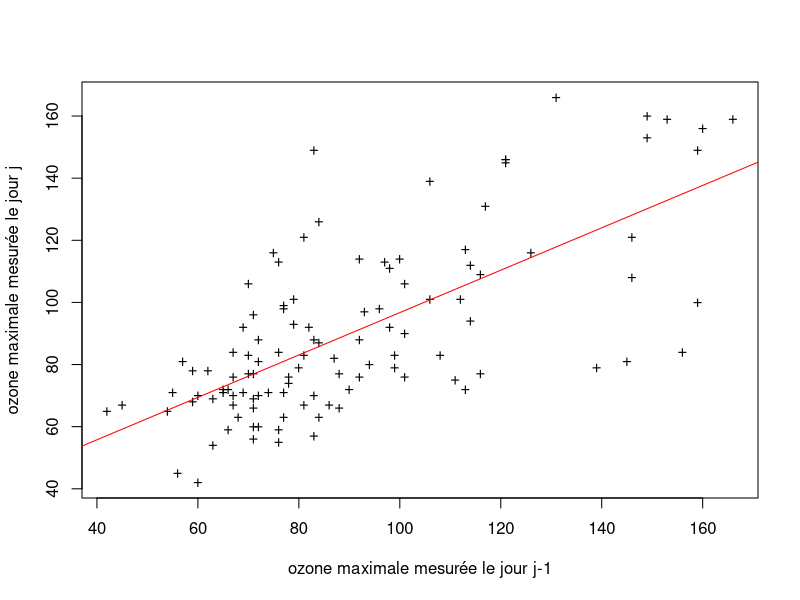
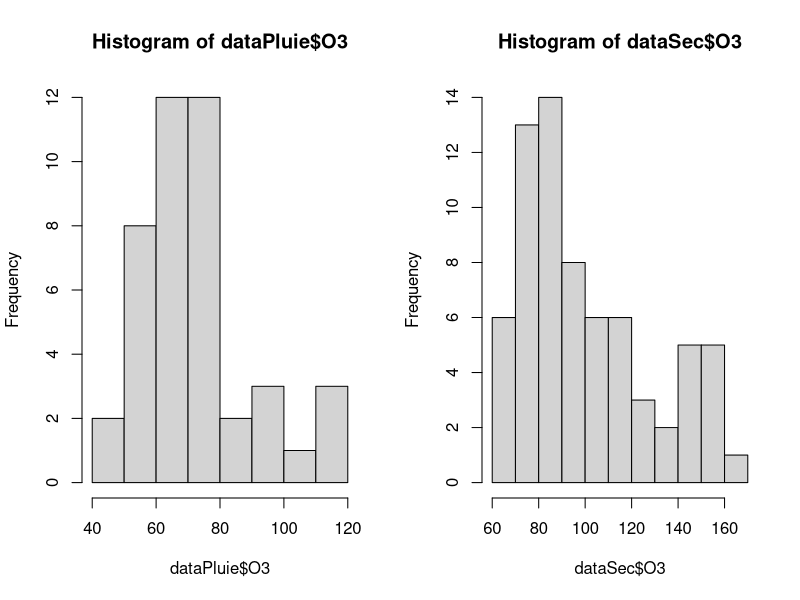
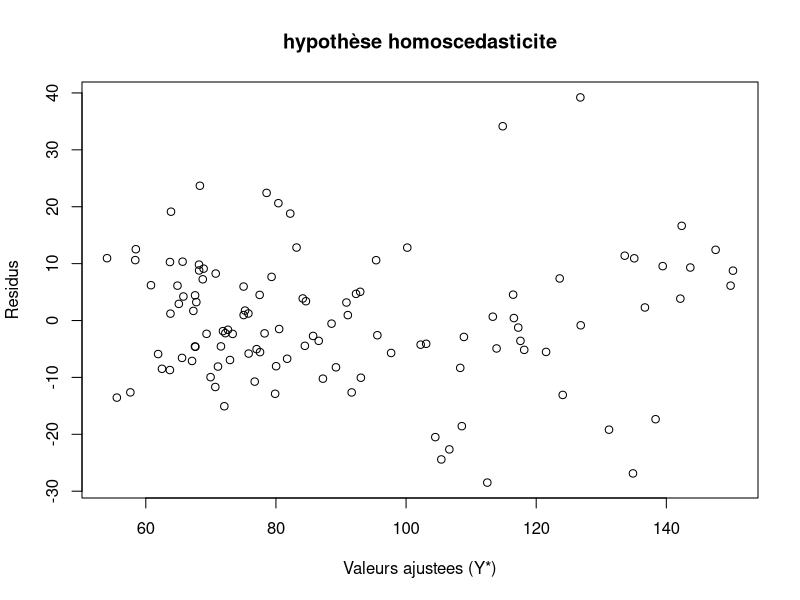
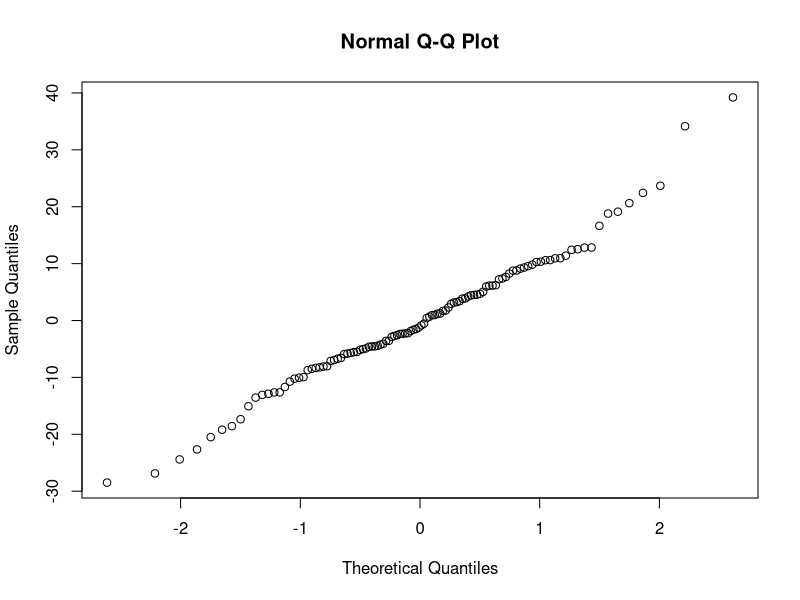
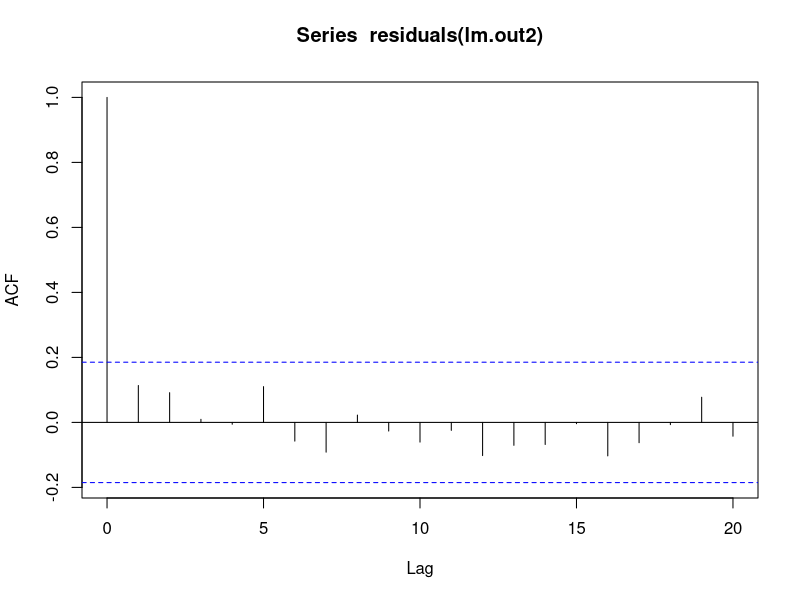
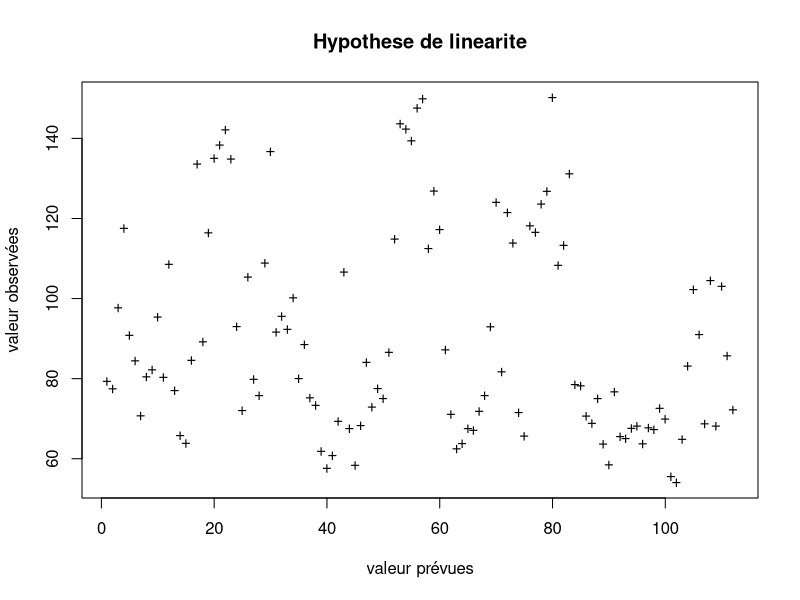
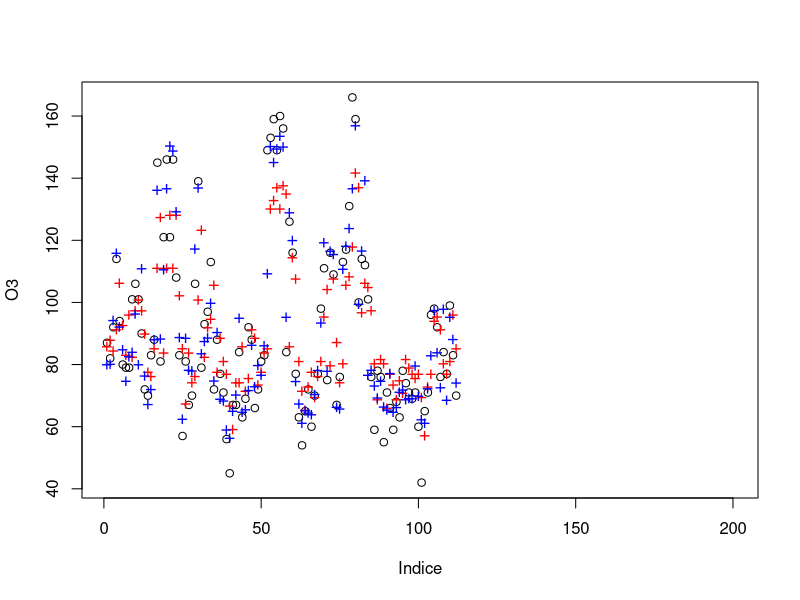
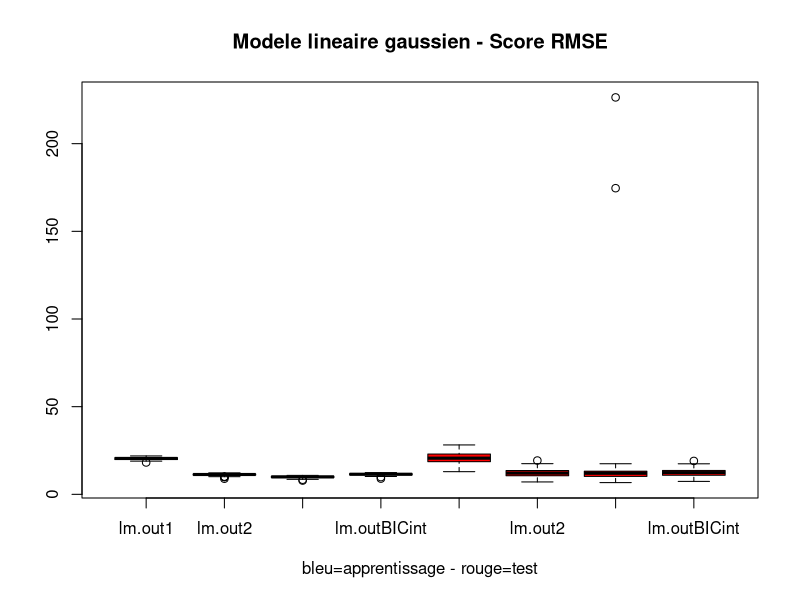

These charts were generated, in order, by the following R code:

# 1 - Chargement librairies et donnees

data=read.table(file="Data.txt",header=TRUE)

names(data)
summary(data)
dim(data)


data$DD <- as.factor(data$DD)
data$RR <- as.factor(data$RR)
summary(data)

# 2 Régréssion simple 


lm.out1 <- lm(O3~O3v,data)
summary(lm.out1)

# nuage de points correspondant 


x11()
plot(data$O3v,data$O3,xlab="ozone maximale mesurée le jour j-1",ylab="ozone maximale mesurée le jour j",pch='+')
abline(lm.out1, col="red")

# Analyse des performances du modèle

# sur ce modèle on observe que la regression linéaire passe au centre des
# valeurs moyennes mais que beaucoup de valeurs sont très éloignées de la droite surtout les valeurs pour lesquelles l'ozone maximale mesurée le jour j-1 est grande (à partir de 100 ou 120 )
#le modèle  ne parait donc pas linéaire, le modèle n'est pas adapté à ces données 


# les prédicteurs sont significatifs (puisque la p_value < 0.05)

# le modèle n'est tout de meme pas mal puisqu'il permet d'expliquer 46/100 de variance du prédictand 
# mais p etre enrichie aves de nouveaux préditeurs




# 3 modèle sans interaction 

# comportement de la variable 03

dataPluie <- subset(data, RR=="Pluie")
dataSec <- subset(data, RR=="Sec")

t.test(dataPluie$O3,dataSec$O3,var.equal=T)


# les moyennes sont significativement différentes pour ces deux jeux de données 
# avec les valeurs de 73.39 pour RR "Pluie" et 
# 100.84 pour RR "Sec"

x11()
par(mfrow=c(1,2))
hist(dataPluie$O3)
hist(dataSec$O3)

# l'histogramme  O3 
# on peut observer qu'on trouve en  des valeurs de O3 plus élevées pour les  modalités de RR "Pluie" et "Sec" 
# entre 45 et 80 pour "Pluie" et entre 55 et 100 pour "Sec". les valeurs sont plus denses dans ces zones

# Modèle exploitant les 6 prédicteurs  disponibles 

lm.out2=lm(O3~O3v+T+N+FF+DD+RR, data)
summary(lm.out2)

# IMPACT DE N sur le prédictand 

# il a un effet significatif sur le prédictand car sa p-value < 0.05 
# il est donc non nul et égal à -2.20773 
# de ce fait il entraine une dimunition de O3 

# INTERPRATATION DES RESULTATS RELATIFS AU FACTEUR DD 

# Pour le facteur DD, le modèle prend ici prends comme valeur de référence la valeur Est, l'expression
# de la donnée associée à DD correspond donc à l'influence des  modalités Nord , Ouest , Sud sur le prédictand 
# par rapport à la modalité Est (effet différentiel D'avec la modalité de référence) . La p-value est  << 0.05 pour les modalités Nord et Sud , donc la différence d'avec la modalité Est 
# a de l'importance pour le modèle , ces parametres pour ce predicteur doivent  rester non nul (DDNord , DDSud) et on les donnent les valeurs 
#  -13.92927 et  14.45585 respectivement. On peut donc dire que la modalalité Nord fait diminuer O3 et la modalité Sud fait augmenter 03. 
# Quant à la modalité Ouest son effet différentiel d'avec la modalité Est de référenre est jugée
# non significative. Donc on peut là  considérer comme égale à cette modalité. Elle n'a pas d'influence sur le prédictand.  



# Hypothèses du cardre théorique du modèle linéaire gaussien 


x11()
plot(fitted(lm.out2),residuals(lm.out2),main="hypothèse homoscedasticite",xlab="Valeurs ajustees (Y*)",ylab="Residus")
# pour l'hypothèse d'homoscédasticité on observe ici que les valeurs ne sont pas vraiment regroupées autours de mêmes
# droites, et qu'elles se dispersent. Il faudrait appliquer une modification sur certains prédictants afin que 
# les variances des erreurs soient très proches.
# L'hypothèse d'homoscédasticité n'est donc pas entièrement satisfaite. 

x11()
qqnorm(residuals(lm.out2))
# On observe un graphique linéaire, et des valeurs qui sont en majorité contenues entre les quantiles -1 et 1.
# Les distributions sont donc très proches de normales, on peut donc confirmer l'hypothèse de normalité.

x11()
acf(residuals(lm.out2))
# On cherche à connaitre la corrélation entre les variables, on observe ici que peu de valeurs dépassent de 
# la ligne d'en haut, on peut donc conclure que les variables sont bien indépendantes les unes des autres, ce qui 
# valide l'hypothèse d'indépendance. 

x11() 
plot(fitted(lm.out2),data$quality,xlab="valeur prévues",ylab="valeur observées",pch="+",main="Hypothese de linearite")
# les valeurs sont très dispercées du centre , on a donc peu de linéarité. 


# On peut conserver les prédicteurs dont la p-value est inférieur au niveau alpha = 0.05
# qui sont : O3v, T, N, DD ( puisque on a 2 de ses modalités qui sont significatives)  , RR 
# tous sauf FF donc 



library(MASS)

lm.outBIC=stepAIC(lm.out2)
summary(lm.outBIC)
# Ce modèle propose de garder des  prédicteurs précédents dont la p-value était inférieure
# à 0.05 à savoir : O3v, T , N , DD. Mais pas RR. 
# IL GARDE DONC 4 prédicteurs 
# Multiple R-squared:  0.8358 pour lm.out2 et  Multiple R-squared:  0.8322 pour lm.outBIC,
# Ce modèle explique aussi mieux la variabilité du prédictand et est moins complexe car il  a moins de prédicteurs. 




# 4 -


lm.outBICint <- stepAIC(lm.out2, scope = formula(lm.out2) ~ .^2)

# Afficher le modèle Im.outBICint
summary(lm.outBICint)
# dimension du modèle : 14 
# de plus  la dimension du modèle est grande, ce qui peut mener à du sur-apprentissage des données 
# le modèle est plus complexe car il a plus de prédicteurs (14 ) mais explique tout de meme mieux la variablité du prédictand. (87/100)
# il est meilleur. complexe mais robuste  
# le predicteur DD n'est plus significatif  , O3v , FF est devenu significatif

# 5 - 

x11()
plot(data$O3[1:200], xlab="Indice",ylab="O3")
points(fitted(lm.out1),col="red",pch="+",cex=1.2)

points(fitted(lm.outBICint),col="blue",pch="+",cex=1.2)

# Le modèle lm.outBICint prévoit bien des valeurs de quality dans la moyenne des valeurs observées, 

#le  modèle  lm.outBICint ajuste effectivement mieux les valeurs que le modèle lm.out1 



# 6 - 


# fonction calculant le BIAIS et le RMSE
scores=function(obs,prev) {
  rmse=sqrt(mean((prev-obs)**2))
  biais=mean(prev-obs)
  print("Biais  RMSE") 
  return(round(c(biais,rmse),3))
}


# création de data de test et d'apprentissage
nappr=ceiling(0.8*nrow(data))
ii=sample(1:nrow(data),nappr)
jj=setdiff(1:nrow(data),ii)
datatest=data[jj,]
datapp=data[ii,]  


# transformation des modèles sur les données d'apprentissage
lm.out1=lm(formula(lm.out1),datapp)
lm.out2=lm(formula(lm.out2),datapp)
lm.outBIC=lm(formula(lm.outBIC),datapp)
lm.outBICint=lm(formula(lm.outBICint),datapp) 


scores(datapp$O3,fitted(lm.out1))
# "Biais  RMSE"
#  0.000 20.481
scores(datatest$O3,predict(lm.out2,datatest))
# "Biais  RMSE"
# 0.609  10.925
scores(datapp$O3,fitted(lm.outBIC))
# "Biais  RMSE"
#  0.000 11.722
scores(datatest$O3,predict(lm.outBICint,datatest))
# "Biais  RMSE"
# 4.134 15.338
scores(datapp$O3,fitted(lm.outBICint))

scores(datatest$O3,predict(lm.outBICint,datatest))

scores(datapp$O3,fitted(lm.outBIC))

scores(datatest$O3,predict(lm.outBIC,datatest))


# On observe que pour tous les scores sur les fichiers d'apprentissage les modèles sont non biaisées,
# mais ils le sont pour les données de test, le moins biaisé est le modèle BICint.
# Pour le RMSE, il est moins élevé pour les données de test que pour les données d'apprentissage 


# Adapatation de CV.R du TP2 , et analyse de robustesse des modèles  
RMSE=function(obs,pr){
  return(sqrt(mean((pr-obs)^2)))}

k=100 # nb iterations

tab=matrix(nrow=k,ncol=8)

for (i in 1:k) {
  
  nappr=ceiling(0.8*nrow(data))
  ii=sample(1:nrow(data),nappr)
  jj=setdiff(1:nrow(data),ii)
  datatest=data[jj,]
  datapp=data[ii,]
  
  # Estimation des modeles
  lm.out1=lm(formula(lm.out1),datapp)
  lm.out2=lm(formula(lm.out2),datapp)
  lm.outBIC=lm(formula(lm.outBIC),datapp)
  lm.outBICint=lm(formula(lm.outBICint),datapp)
  
  
  # Scores sur apprentissage
  tab[i,1]=RMSE(datapp$O3,predict(lm.out1))
  tab[i,2]=RMSE(datapp$O3,predict(lm.out2))
  tab[i,4]=RMSE(datapp$O3,predict(lm.outBIC))
  tab[i,3]=RMSE(datapp$O3,predict(lm.outBICint))

  
  # Scores sur test
  tab[i,5]=RMSE(datatest$O3,predict(lm.out1,datatest))
  tab[i,8]=RMSE(datatest$O3,predict(lm.out2,datatest))
  tab[i,6]=RMSE(datatest$O3,predict(lm.outBIC,datatest))
  tab[i,7]=RMSE(datatest$O3,predict(lm.outBICint,datatest))
  
  
}

x11()
boxplot(tab,col=c(rep("blue",4),rep("red",4)),xlab="bleu=apprentissage - rouge=test",
        names=c("lm.out1","lm.out2","lm.outBIC","lm.outBICint","lm.out1","lm.out2","lm.outBIC","lm.outBICint"),main=("Modele lineaire gaussien - Score RMSE"))


